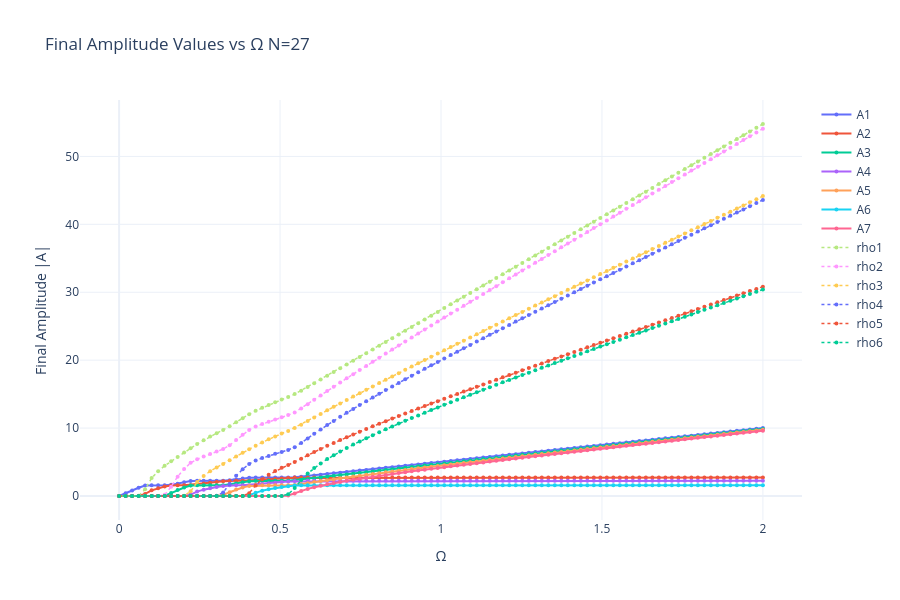

Source (notebook cell):
### Code cell
plot_steady_amps(amps2, Omega_values, title_suffix="N=27")
